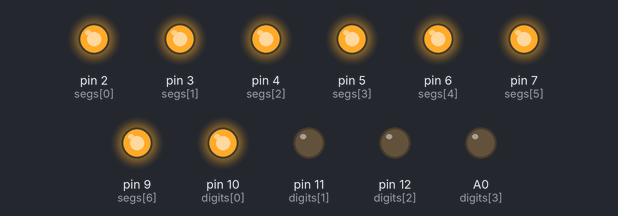
Recording of a sketch running on a simulated Arduino Uno, built with avr-gcc and run on an emulated ATmega328P. Shown: output pins drawn as LEDs (lit = HIGH).

Above: at 0.4 s.
At 1.4 s:
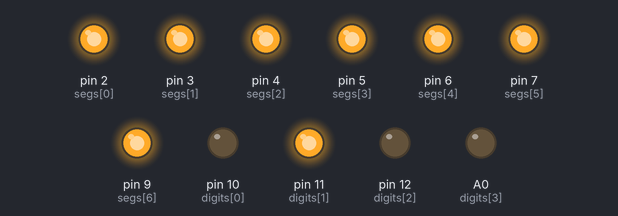
At 2.4 s:
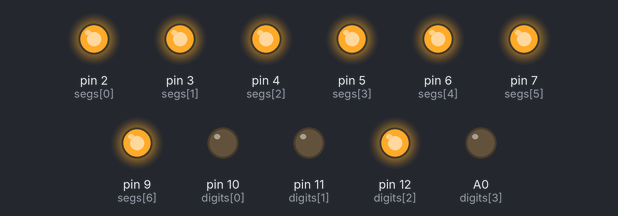
At 3.4 s:
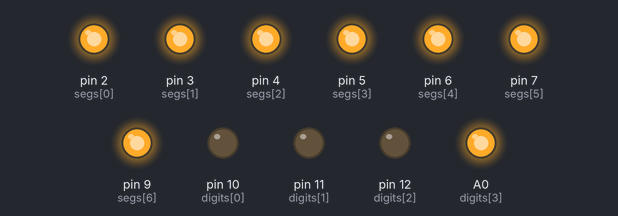
At 4.9 s:
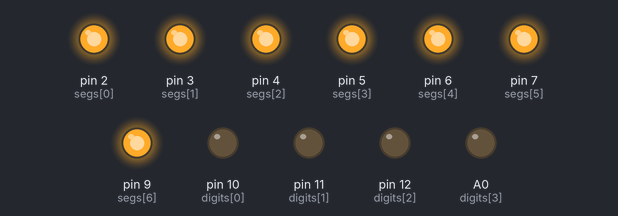
Timing chart, 0 to 5.2 s (numbered marks = the images above):
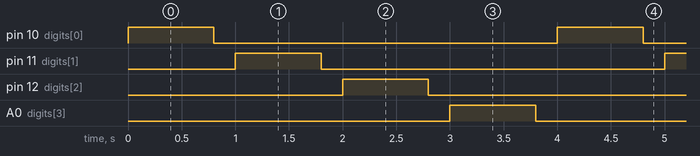

Measured:
- by itself, pin 10 (digits[0]), pin 11 (digits[1]), pin 12 (digits[2]), A0 (digits[3]): alternates HIGH for 0.80 s and LOW for 3.2 s
- by itself, everything shown: repeats every 4.0 s, in 8 steps

The sketch:

digit_test.ino
```cpp
int segs[] = {2,3,4,5,6,7,9};
int digits[] = {10,11,12,A0};

void setup() {
  for (int i = 0; i < 7; i++) pinMode(segs[i], OUTPUT);
  for (int i = 0; i < 4; i++) pinMode(digits[i], OUTPUT);

  // Display "8"
  for (int i = 0; i < 7; i++) digitalWrite(segs[i], HIGH);
}

void loop() {
  for (int i = 0; i < 4; i++) {
    digitalWrite(digits[i], HIGH);
    delay(800);
    digitalWrite(digits[i], LOW);
    delay(200);
  }
}
```
